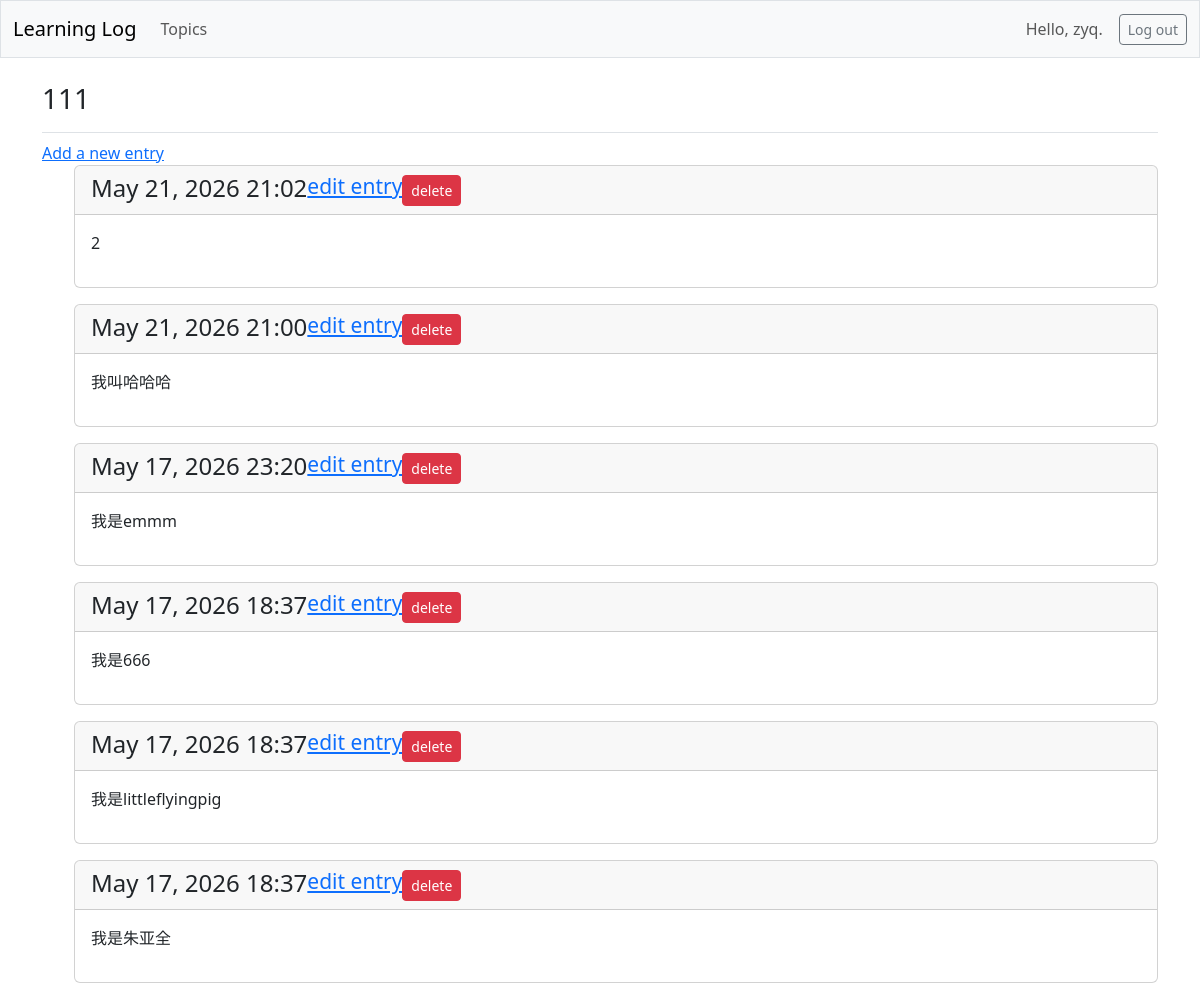
Page /topic/4/ (signed in) on the earlier database version.
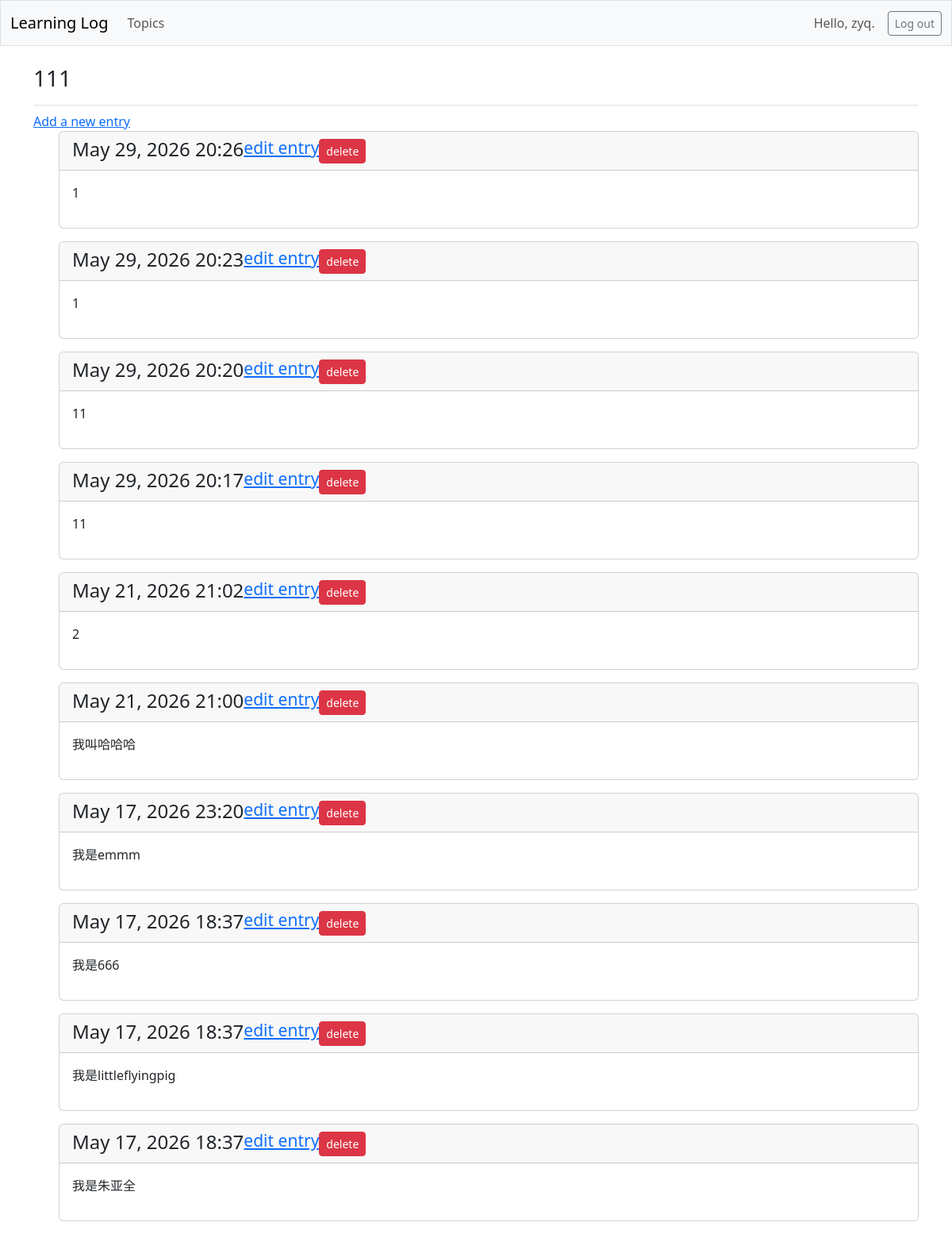
Same page on the later database version.
### learning_logs/models.py (models this page shows, shortened)
class Topic(models.Model):
    owner = models.ForeignKey(User, on_delete=models.CASCADE)
    text = models.CharField(max_length=200)
    date_added = models.DateTimeField(auto_now_add=True)
    def __str__(self):
        return self.text

class Entry(models.Model):
    topic = models.ForeignKey(Topic,on_delete=models.CASCADE)
    text = models.TextField()
    date_added = models.DateTimeField(auto_now_add=True)
    class Meta:
        verbose_name = 'entry'
        verbose_name_plural = 'entries'

### learning_logs/views.py (the view)
# urls.py: path('topic/<int:topic_id>/', views.entry, name='entries'),
@ login_required
def entry(request, topic_id):
    topic = Topic.objects.get(id=topic_id)
    if topic.owner != request.user:
        raise Http404
    entries = topic.entry_set.order_by('-date_added')
    context = {'topic': topic, 'entries': entries, 'topic_id':topic_id}
    return render(request, 'learning_logs/entries.html', context)

### learning_logs/templates/learning_logs/entries.html (shortened to what this page needs)
{%extends 'learning_logs/base.html'%}
{% load tz %}
{% block page_header %}
    <h3>{{topic}}</h3>
{% endblock page_header %}
{%block content%}
    <a href="{%url 'learning_logs:new_entry' topic_id %}">Add a new entry</a>
    <ul>
        {% for entry in entries %}
            <div class="card mb-3">
                <h4 class="card-header d-flex">
                    {{entry.date_added|localtime|date:'M d, Y H:i'}}
                    <small>
                        <a href="{% url 'learning_logs:edit_entry' entry.id %}">edit entry</a>
                    </small>
                    <form action="{% url 'learning_logs:delete_entry' entry.id %}" method="POST" class="ml-auto">
                        <button type="submit" class="btn btn-danger btn-sm" onclick="return confirm('确定删除该条目吗？')">
                            delete
                        </button>
                    </form>
                </h4>
                <div class="card-body">
                    {{entry.text|linebreaks}}
                </div>
            </div>
        {%empty%}
            <li>There is no entry.</li>
        {%endfor%}
    </ul>
{%endblock content%}

### learning_logs/templates/learning_logs/base.html (shortened to what this page needs)
{% load django_bootstrap5 %}
<!doctype html>
<html lang="en">
<head>
  {% bootstrap_css %}
</head>
<body>
  <nav class="navbar navbar-expand-md navbar-light bg-light mb-4 border">
    <div class="container-fluid">
      <a class="navbar-brand" href="{% url 'learning_logs:index' %}">
          Learning Log</a>
      <div class="collapse navbar-collapse" id="navbarCollapse">
        <ul class="navbar-nav me-auto mb-2 mb-md-0">
          <li class="nav-item">
            <a class="nav-link" href="{% url 'learning_logs:topics' %}">
              Topics</a></li>
        </ul>
        <ul class="navbar-nav ms-auto mb-2 mb-md-0">
          {% if user.is_authenticated %}
            <li class="nav-item">
              <span class="navbar-text mx-3">Hello, {{ user.username }}.
                </span></li>
          {% endif %}
        </ul>
        {% if user.is_authenticated %}
          <form action="{% url 'users:logout' %}" method='post'>
            <button name='submit' class='btn btn-outline-secondary btn-sm'>
              Log out</button>
          </form>
        {% endif %}
      </div>
    </div>
  </nav>
  <main class="container">
    <div class="pb-2 mb-2 border-bottom">
      {% block page_header %}{% endblock page_header %}
    </div>
    <div>
      {% block content %}{% endblock content %}
    </div>
  </main>
</body>
</html>

Differences in the rows shown:
added Entry: date_added "May 29, 2026 20:26", text "1"
added Entry: date_added "May 29, 2026 20:23", text "1"
added Entry: date_added "May 29, 2026 20:20", text "11"
added Entry: date_added "May 29, 2026 20:17", text "11"
